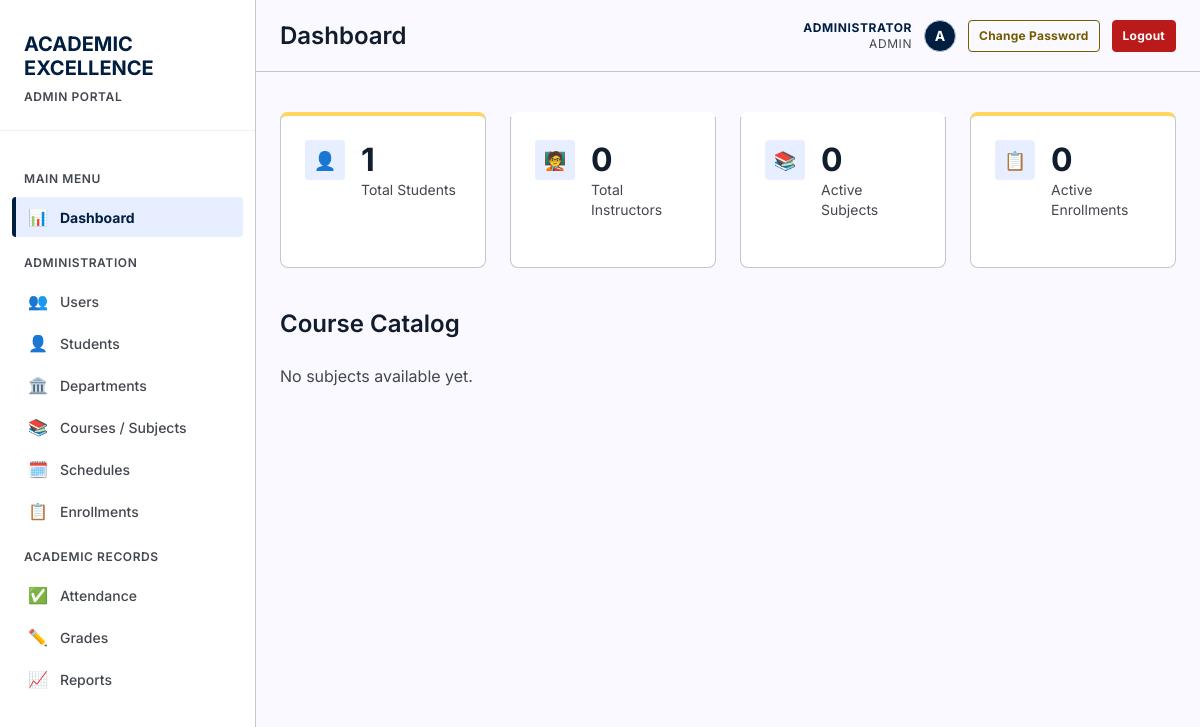
/index.php (signed in), run on an earlier commit of the app's database.
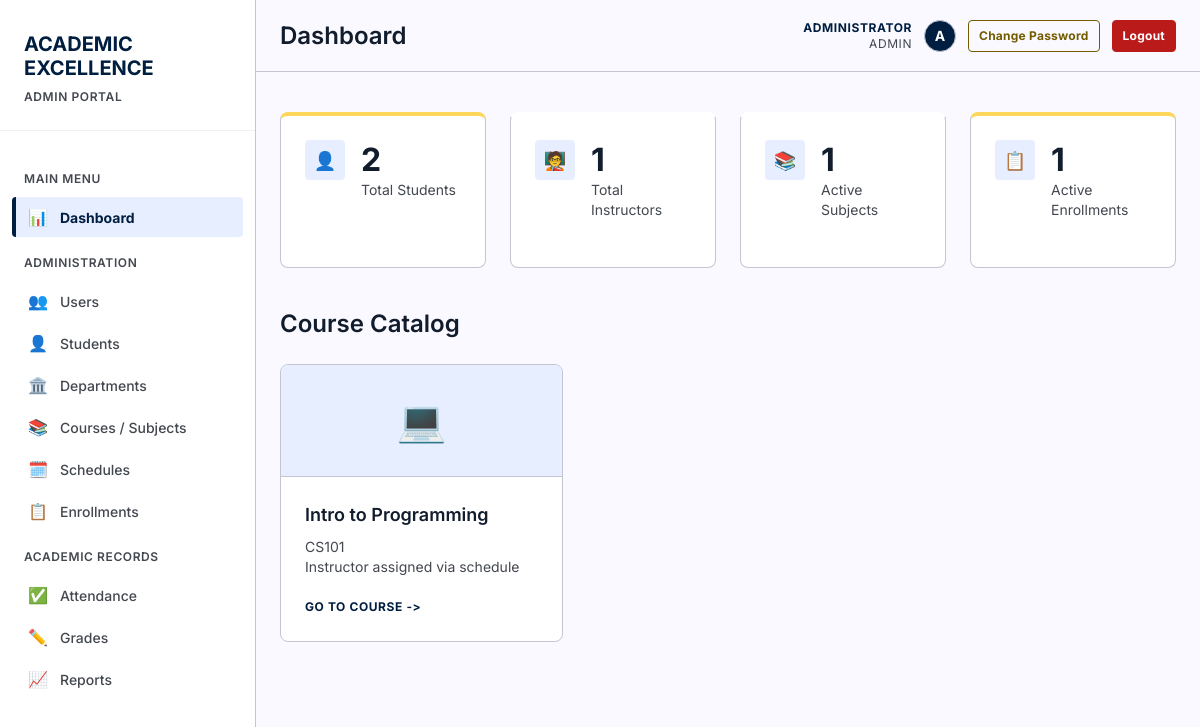
And on a later commit of the database.
### tables this page shows
CREATE TABLE subjects (
        id INTEGER PRIMARY KEY AUTOINCREMENT,
        subject_code TEXT UNIQUE NOT NULL,
        subject_name TEXT NOT NULL,
        description TEXT,
        credits INTEGER DEFAULT 3,
        created_at TIMESTAMP DEFAULT CURRENT_TIMESTAMP
    , department_id INTEGER REFERENCES departments(id) ON DELETE SET NULL, course_level INTEGER, is_active INTEGER NOT NULL DEFAULT 1 CHECK(is_active IN (0, 1)), updated_at DATETIME);

### config/database.php (called while the page is built, shortened)
<?php
function getDB() {
    static $db = null;
    if ($db === null) {
        try {
            $db = new PDO('sqlite:' . DB_PATH);
            $db->setAttribute(PDO::ATTR_ERRMODE, PDO::ERRMODE_EXCEPTION);
            $db->setAttribute(PDO::ATTR_DEFAULT_FETCH_MODE, PDO::FETCH_ASSOC);
            $db->exec('PRAGMA foreign_keys = ON');
        } catch (PDOException $e) {
            die("Database connection failed: " . $e->getMessage());
        }
    }
    return $db;
}
function querySingle($sql) {
    $db = getDB();
    $stmt = $db->query($sql);
    return $stmt->fetchColumn();
}

### includes/auth.php (called while the page is built, shortened)
<?php
require_once __DIR__ . '/../config/database.php';
function currentUser() {
    static $user = false;
    if ($user === false) {
        $db = getDB();
        $stmt = $db->prepare("SELECT * FROM users WHERE id = :id AND is_active = 1");
        $stmt->execute([':id' => (int) $_SESSION['user_id']]);
        $user = $stmt->fetch() ?: null;
    }
    return $user;
}
function isLoggedIn() {
    return currentUser() !== null;
}
function requireLogin() {
    if (!isLoggedIn()) {
        header('Location: ' . baseUrl() . 'login.php');
        exit();
    }
}

### index.php (the view, shortened to what this page needs)
<?php
require_once 'includes/functions.php';
requireLogin();
$db = getDB();
$user = currentUser();
$role = $user['role'];
$stats = [];
if ($role === 'admin') {
    $stats = [
        ['👤', querySingle("SELECT COUNT(*) FROM students"), 'Total Students'],
        ['🧑‍🏫', querySingle("SELECT COUNT(*) FROM instructors"), 'Total Instructors'],
        ['📚', querySingle("SELECT COUNT(*) FROM subjects WHERE is_active = 1"), 'Active Subjects'],
        ['📋', querySingle("SELECT COUNT(*) FROM enrollments WHERE status = 'Enrolled'"), 'Active Enrollments']
    ];
}
$iconClass = "
    CASE
        WHEN s.subject_code LIKE 'MATH%' THEN 'math'
        WHEN s.subject_code LIKE 'ENG%' THEN 'english'
        WHEN s.subject_code LIKE 'BIO%' THEN 'biology'
        WHEN s.subject_code LIKE 'CS%' OR s.subject_code LIKE 'PROG%' THEN 'programming'
        ELSE 'science'
    END
";
$iconEmoji = "
    CASE
        WHEN s.subject_code LIKE 'MATH%' THEN '📐'
        WHEN s.subject_code LIKE 'ENG%' THEN '📖'
        WHEN s.subject_code LIKE 'BIO%' THEN '🧬'
        WHEN s.subject_code LIKE 'CS%' OR s.subject_code LIKE 'PROG%' THEN '💻'
        ELSE '🔬'
    END
";
$subjects = [];
if ($role === 'student') {
    $stmt = $db->prepare("
        SELECT s.subject_name, s.subject_code, cs.section_code, cs.schedule,
               ins.first_name, ins.last_name,
               $iconClass AS icon_class, $iconEmoji AS icon_emoji, s.id
        FROM enrollments e
        JOIN course_sections cs ON e.section_id = cs.id
        JOIN subjects s ON cs.subject_id = s.id
        JOIN instructors ins ON cs.instructor_id = ins.id
        WHERE e.student_id = :sid AND e.status = 'Enrolled'
        ORDER BY s.subject_name
    ");
    $stmt->execute([':sid' => $student['id']]);
    $subjects = $stmt->fetchAll();
} else {
    $subjects = $db->query("
        SELECT s.subject_name, s.subject_code, NULL AS section_code, NULL AS schedule,
               NULL AS first_name, NULL AS last_name,
               $iconClass AS icon_class, $iconEmoji AS icon_emoji, s.id
        FROM subjects s WHERE s.is_active = 1
        ORDER BY s.subject_name
    ")->fetchAll();
}
include 'includes/header.php';
?>
<div class="dashboard-stats">
    <?php foreach ($stats as $stat): ?>
    <div class="stat-card">
        <div class="stat-icon"><?php echo $stat[0]; ?></div>
        <div class="stat-info">
            <h3><?php echo $stat[1]; ?></h3>
            <p><?php echo $stat[2]; ?></p>
        </div>
    </div>
    <?php endforeach; ?>
</div>
<div class="subjects-header">
    <h2><?php echo $role === 'admin' ? 'Course Catalog' : 'My Subjects'; ?></h2>
</div>
<div class="subjects-grid">
    <?php if (empty($subjects)): ?>
        <p style="color: var(--ink-muted);">No subjects available yet.</p>
    <?php endif; ?>
    <?php foreach ($subjects as $subject): ?>
    <div class="subject-card">
        <div class="subject-card-icon <?php echo $subject['icon_class']; ?>">
            <?php echo $subject['icon_emoji']; ?>
        </div>
        <div class="subject-card-body">
            <h3 class="subject-card-title"><?php echo htmlspecialchars($subject['subject_name']); ?></h3>
            <p class="subject-card-section">
                <?php echo htmlspecialchars($subject['subject_code']); ?>
            </p>
            <p class="subject-card-professor">
                <?php if ($subject['first_name']): ?>
                    <?php echo htmlspecialchars('Prof. ' . $subject['first_name'] . ' ' . $subject['last_name']); ?>
                    <?php if ($subject['schedule']): ?>
                        <br><?php echo htmlspecialchars($subject['schedule']); ?>
                    <?php endif; ?>
                <?php else: ?>
                    Instructor assigned via schedule
                <?php endif; ?>
            </p>
            <a href="pages/subject-detail.php?id=<?php echo $subject['id']; ?>" class="subject-card-link">GO TO COURSE</a>
        </div>
    </div>
    <?php endforeach; ?>
</div>
<?php include 'includes/footer.php'; ?>

What changed in the data, as far as the page shows it:
added subjects: icon_emoji "💻", subject_name "Intro to Programming", subject_code "CS101"
Also different on the page:
new list line: "👤 2 Total Students"
new list line: "🧑‍🏫 1 Total Instructors"
new list line: "📚 1 Active Subjects"
new list line: "📋 1 Active Enrollments"
list line gone: "👤 1 Total Students"
list line gone: "🧑‍🏫 0 Total Instructors"
list line gone: "📚 0 Active Subjects"
list line gone: "📋 0 Active Enrollments"
text no longer shown: "No subjects available yet."
